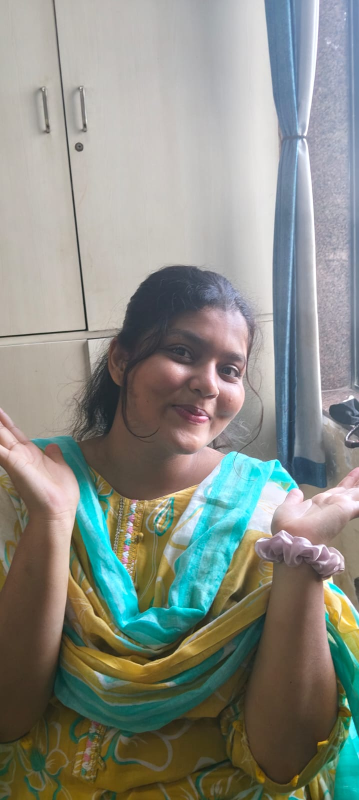
#> input picture local_ai/input/person.jpg, 718 x 1600 px (shown at 1/2 size)
$ python local_hair_transfer.py
#> lines starting #> are read from the running program, lines starting #| are printed output that depends on the picture; after the words box and inside, x2 and y2 are one past the last pixel; in counts of white or black regions, pixels touching at a corner belong together
import cv2
import numpy as np
from pathlib import Path


# ============================================================
# FILES
# ============================================================

BASE = Path(__file__).resolve().parent

PERSON = BASE / "input" / "person.jpg"
HAIRSTYLE = BASE / "input" / "hairstyle.jpg"
OUTPUT = BASE / "output" / "result.jpg"


# ============================================================
# LOAD IMAGES
# ============================================================

person = cv2.imread(str(PERSON))
#> person is the input picture: shape (1600, 718, 3); mean B, G, R 133.1, 141, 137.3
hairstyle = cv2.imread(str(HAIRSTYLE))
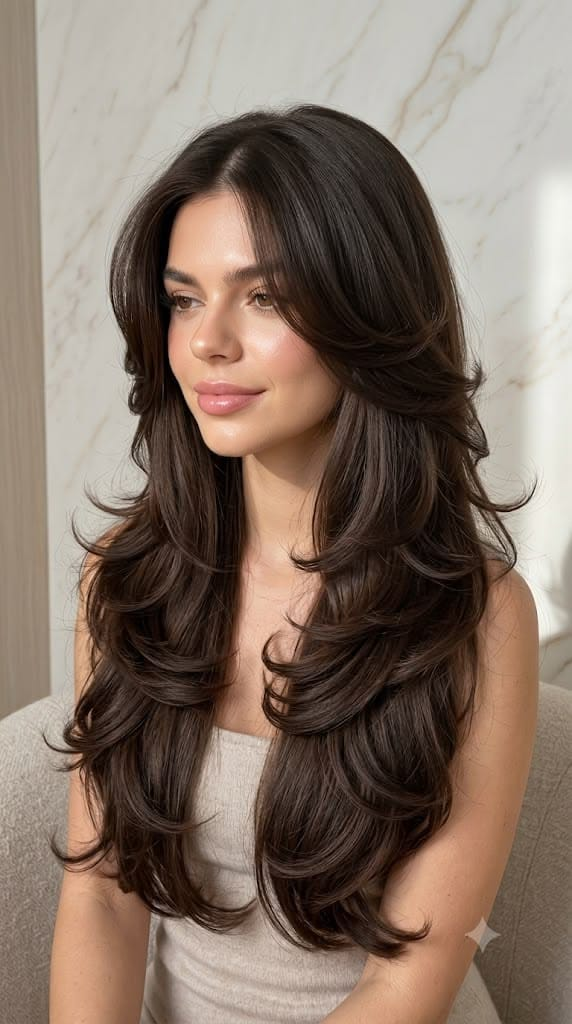
#> input picture local_ai/input/hairstyle.jpg, 572 x 1024 px
#> hairstyle is the input picture: shape (1024, 572, 3); mean B, G, R 102.3, 114.6, 132

if person is None:
    raise FileNotFoundError(f"Person image not found: {PERSON}")

if hairstyle is None:
    raise FileNotFoundError(f"Hairstyle image not found: {HAIRSTYLE}")


# ============================================================
# RESIZE FOR CPU
# ============================================================

MAX_SIZE = 900


def resize_image(image):
    h, w = image.shape[:2]
#> h = 1600; w = 718

    scale = min(1.0, MAX_SIZE / max(h, w))
#> scale = 0.562

    if scale < 1:
        image = cv2.resize(
            image,
            (int(w * scale), int(h * scale)),
            interpolation=cv2.INTER_AREA
        )

    return image


person = resize_image(person)
hairstyle = resize_image(hairstyle)


# ============================================================
# FACE DETECTOR
# ============================================================

face_cascade = cv2.CascadeClassifier(
    cv2.data.haarcascades +
    "haarcascade_frontalface_default.xml"
)


def detect_face(image):

    gray = cv2.cvtColor(image, cv2.COLOR_BGR2GRAY)
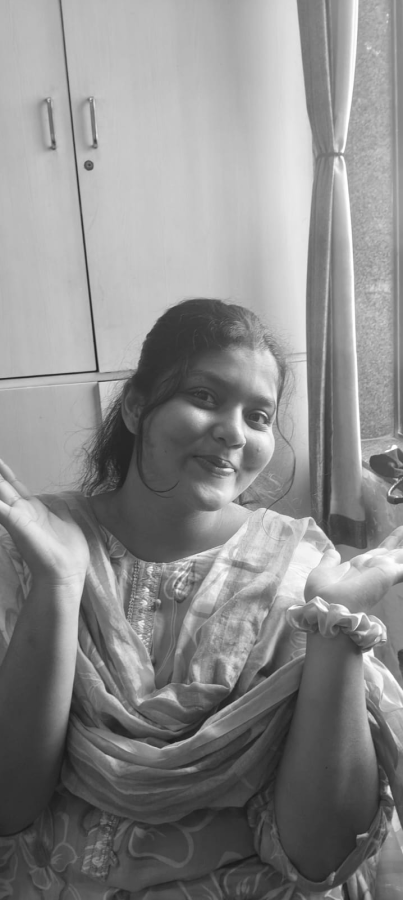
#> gray: shape (900, 403); min 24, max 255, mean 139

    faces = face_cascade.detectMultiScale(
        gray,
        scaleFactor=1.1,
        minNeighbors=5,
        minSize=(80, 80)
    )
#> faces = [[143, 339, 164, 164]]

    if len(faces) == 0:
        return None

    # Largest detected face
    return max(
        faces,
        key=lambda box: box[2] * box[3]
    )


# ============================================================
# DETECT FACES
# ============================================================

person_face = detect_face(person)
#> person_face = [143, 339, 164, 164]
reference_face = detect_face(hairstyle)
#> in detect_face (call 2), `gray = cv2.cvtColor(image, cv2.COLOR_BGR2GRAY)`:
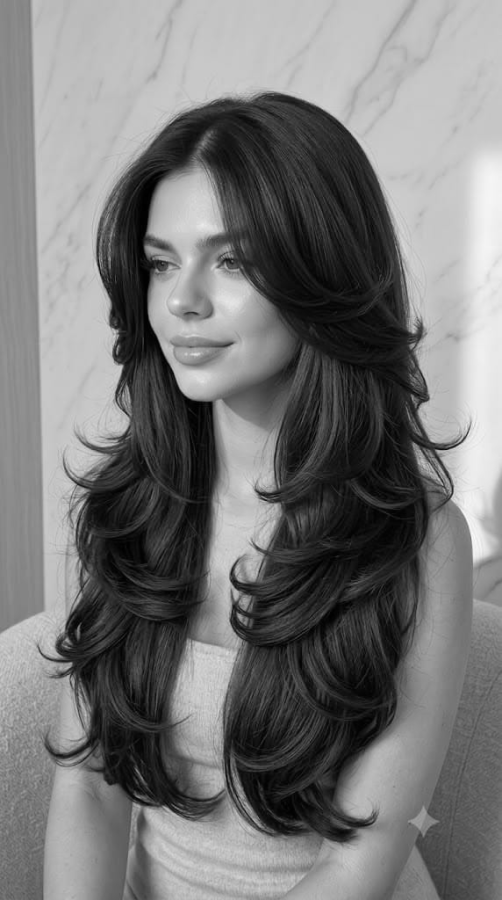
#> gray: shape (900, 502); min 0, max 250, mean 118.4
#> in detect_face (call 2), `faces = face_cascade.detectMultiScale( gray, scaleFactor=1.1, minNeigh..`: faces = [[201, 464, 96, 96], [112, 204, 163, 163]]
#> reference_face = [112, 204, 163, 163]

if person_face is None:
    raise RuntimeError(
        "Could not detect a face in person.jpg"
    )

if reference_face is None:
    raise RuntimeError(
        "Could not detect a face in hairstyle.jpg"
    )


px, py, pw, ph = person_face
#> px = 143; py = 339; pw = 164; ph = 164
rx, ry, rw, rh = reference_face
#> rx = 112; ry = 204; rw = 163; rh = 163


# ============================================================
# CREATE HAIR REGION FROM REFERENCE
# ============================================================

# Hair area above and around reference face
hair_top = max(0, ry - int(rh * 1.15))
#> hair_top = 17
hair_bottom = min(
    hairstyle.shape[0],
    ry + int(rh * 0.65)
)
#> hair_bottom = 309

hair_left = max(
    0,
    rx - int(rw * 0.75)
)
#> hair_left = 0

hair_right = min(
    hairstyle.shape[1],
    rx + rw + int(rw * 0.75)
)
#> hair_right = 397

hair_crop = hairstyle[
    hair_top:hair_bottom,
    hair_left:hair_right
]

if hair_crop.size == 0:
    raise RuntimeError("Could not create hairstyle region.")


# ============================================================
# CREATE SIMPLE HAIR MASK
# ============================================================

h, w = hair_crop.shape[:2]
#> h = 292; w = 397

mask = np.zeros((h, w), dtype=np.uint8)

center = (
    int(w * 0.50),
    int(h * 0.48)
)
#> center = (198, 140)

axes = (
    max(1, int(w * 0.47)),
    max(1, int(h * 0.50))
)
#> axes = (186, 146)

cv2.ellipse(
    mask,
    center,
    axes,
    0,
    0,
    360,
    255,
    -1
)
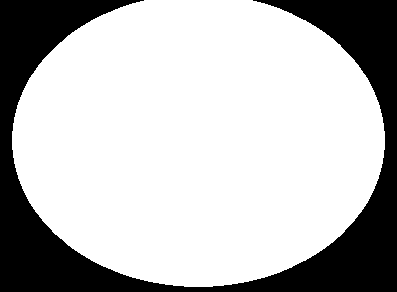
#> mask: shape (292, 397); 73.6% white; 1 black region, box (x1, y1, x2, y2) and area: (0, 0, 397, 292) 30571


# Remove the central face area
face_x = rx - hair_left
#> face_x = 112
face_y = ry - hair_top
#> face_y = 187

cv2.ellipse(
    mask,
    (
        int(face_x + rw / 2),
        int(face_y + rh / 2)
    ),
    (
        int(rw * 0.48),
        int(rh * 0.52)
    ),
    0,
    0,
    360,
    0,
    -1
)
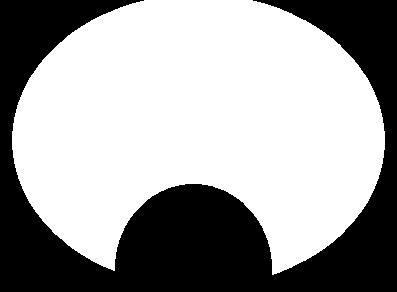
#> mask: shape (292, 397); 62.8% white; 1 black region, box (x1, y1, x2, y2) and area: (0, 0, 397, 292) 43159


# ============================================================
# RESIZE HAIR TO PERSON
# ============================================================

target_width = int(pw * 2.25)
#> target_width = 369
target_height = int(ph * 2.15)
#> target_height = 352

hair_crop = cv2.resize(
    hair_crop,
    (target_width, target_height),
    interpolation=cv2.INTER_AREA
)
#> hair_crop: shape (352, 369, 3)

mask = cv2.resize(
    mask,
    (target_width, target_height),
    interpolation=cv2.INTER_LINEAR
)
#> mask: shape (352, 369)


# ============================================================
# FEATHER MASK
# ============================================================

mask = cv2.GaussianBlur(
    mask,
    (31, 31),
    0
)


# ============================================================
# POSITION HAIR
# ============================================================

target_x = int(
    px + pw / 2 - target_width / 2
)
#> target_x = 40

target_y = int(
    py - ph * 0.95
)
#> target_y = 183


# ============================================================
# CLIP TO PERSON IMAGE
# ============================================================

x1 = max(0, target_x)
#> x1 = 40
y1 = max(0, target_y)
#> y1 = 183

x2 = min(person.shape[1], target_x + target_width)
#> x2 = 403
y2 = min(person.shape[0], target_y + target_height)
#> y2 = 535

if x1 >= x2 or y1 >= y2:
    raise RuntimeError("Hairstyle position is outside image.")


crop_x1 = x1 - target_x
#> crop_x1 = 0
crop_y1 = y1 - target_y
#> crop_y1 = 0

crop_x2 = crop_x1 + (x2 - x1)
#> crop_x2 = 363
crop_y2 = crop_y1 + (y2 - y1)
#> crop_y2 = 352


hair_part = hair_crop[
    crop_y1:crop_y2,
    crop_x1:crop_x2
]

mask_part = mask[
    crop_y1:crop_y2,
    crop_x1:crop_x2
]
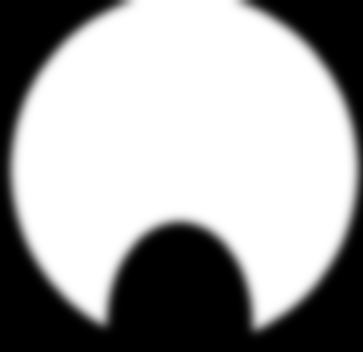
#> mask_part: shape (352, 363); min 0, max 255, mean 162.7


# ============================================================
# PROTECT FACE
# ============================================================

face_mask = np.zeros(
    (y2 - y1, x2 - x1),
    dtype=np.uint8
)

local_face_x = px - x1
#> local_face_x = 103
local_face_y = py - y1
#> local_face_y = 156

cv2.ellipse(
    face_mask,
    (
        int(local_face_x + pw / 2),
        int(local_face_y + ph / 2)
    ),
    (
        int(pw * 0.48),
        int(ph * 0.52)
    ),
    0,
    0,
    360,
    255,
    -1
)
#> face_mask: shape (352, 363); 16.5% white; 1 white region, box (x1, y1, x2, y2) and area: (107, 153, 264, 324) 21065

mask_part = np.where(
    face_mask > 0,
    0,
    mask_part
).astype(np.uint8)


# ============================================================
# BLEND
# ============================================================

background = person[y1:y2, x1:x2]

alpha = (
    mask_part.astype(np.float32) / 255.0
)

alpha = alpha[:, :, None]

result_part = (
    hair_part.astype(np.float32) * alpha +
    background.astype(np.float32) * (1 - alpha)
)

result_part = np.clip(
    result_part,
    0,
    255
).astype(np.uint8)


person[y1:y2, x1:x2] = result_part
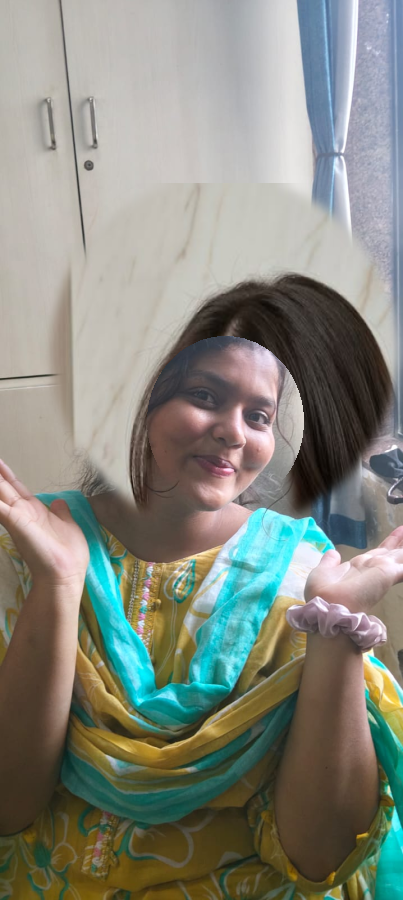
#> person: shape (900, 403, 3); mean of channels 0, 1, 2 127.2, 137, 134.3; drawn as B, G, R


# ============================================================
# SAVE
# ============================================================

OUTPUT.parent.mkdir(
    parents=True,
    exist_ok=True
)

cv2.imwrite(
    str(OUTPUT),
    person,
    [cv2.IMWRITE_JPEG_QUALITY, 95]
)

print()
print("======================================")
print(" STYLEME TEST COMPLETE")
print("======================================")
print(f"Output: {OUTPUT}")
print()
